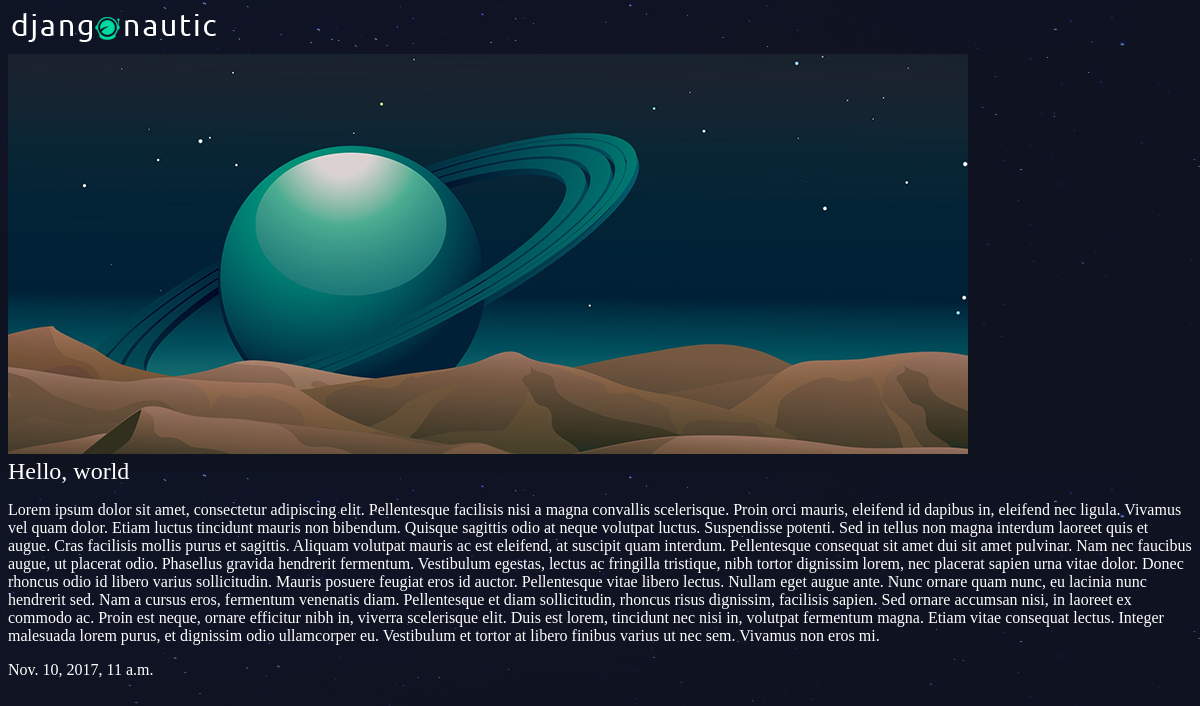
Screenshot of /articles/hello-world/ with the database file from the repository.
### articles/models.py (models this page shows, shortened)
class Article(models.Model):
    title = models.CharField(max_length=100)
    slug = models.SlugField()
    body = models.TextField()
    date = models.DateTimeField(auto_now_add=True)
    thumb = models.ImageField(default='default.png', blank=True)

### articles/views.py (the view)
# urls.py: path("<slug:slug>/", views.article_detail, name="detail"),
def article_detail(request,slug):
    article = Article.objects.get(slug=slug)
    return render(request, 'articles/article_detail.html', { 'article': article })

### articles/templates/articles/article_detail.html
{% extends 'base_layout.html' %}
{% block content %}
<div class="article-detail">
    <div class="article">
        <img src="{{ article.thumb.url }}" />
        <h2>{{ article.title }}</h2>
        <p>{{ article.body }}</p>
        <p>{{ article.date }}</p>
    </div>
</div>
{% endblock %}

### assets/styles.css (style rules this page uses)
body { background-color: #0f121f; background-image: url(/static/stars.png); background-repeat-y: no-repeat; color: #fff; }
body * { font-family: Ubuntu; }
h1, h2, h3, h4, h5 { font-weight: normal; margin: 0; }

### rows the page displays
Article: thumb (placeholder picture), title "Hello, world", body "Lorem ipsum dolor sit amet, consectetur adipiscing elit. Pellentesque facilisis nisi a magna convallis scelerisque. Proin orci mauris, eleifend id dapibus in, eleifend nec ligula. Vivamus vel quam dolor. Etiam luctus tincidunt mauris non bibendum. Quisque sagittis odio at neque volutpat luctus. Suspendisse potenti. Sed in tellus non magna interdum laoreet quis et augue. Cras facilisis mollis purus et sagittis. Aliquam volutpat mauris ac est eleifend, at suscipit quam interdum. Pellentesque consequat sit amet dui sit amet pulvinar. Nam nec faucibus augue, ut placerat odio. Phasellus gravida hendrerit fermentum. Vestibulum egestas, lectus ac fringilla tristique, nibh tortor dignissim lorem,…", date "Nov. 10, 2017, 11 a.m."
